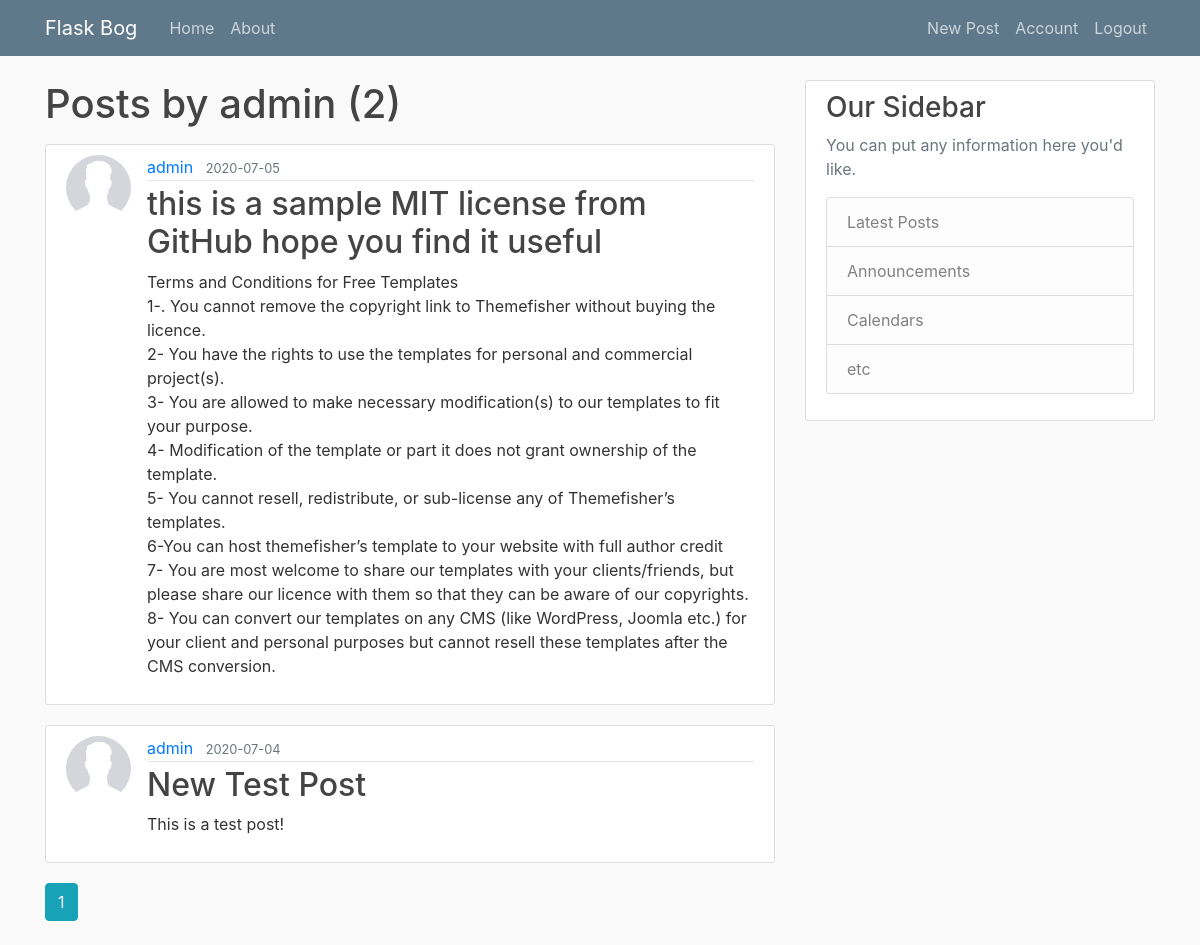
The app's page /user/admin (signed in) with its own data.
### flaskblog/models.py (models this page shows, shortened)
class User(db.Model, UserMixin):
    id = db.Column(db.Integer, primary_key=True)
    username = db.Column(db.String(20), unique=True, nullable=False)
    email = db.Column(db.String(120), unique=True, nullable=False)
    image_file = db.Column(db.String(20), nullable=False, default=f'default ({img_num}).jpg')
    password = db.Column(db.String(60), nullable=False)
    posts = db.relationship('Post', backref='author', lazy=True)

class Post(db.Model):
    id = db.Column(db.Integer, primary_key=True)
    title = db.Column(db.String(100), nullable=False)
    date_posted = db.Column(db.DateTime,nullable=False, default=datetime.utcnow)
    content = db.Column(db.Text, nullable=False)
    user_id = db.Column(db.Integer, db.ForeignKey('user.id'), nullable=False)

### flaskblog/routes.py (the view)
@app.route('/user/<string:username>')
def user_posts(username):
    page = request.args.get('page', 1, type=int)
    user = User.query.filter_by(username=username).first_or_404()
    posts = Post.query.filter_by(author=user)\
        .order_by(Post.date_posted.desc()).\
        paginate(page=page, per_page=5)
    return render_template('user_posts.html', posts=posts, user=user)

### flaskblog/models.py (called while the page is built)
@login_manager.user_loader
def load_user(user_id):
    return User.query.get(int(user_id))

### flaskblog/templates/user_posts.html
{% extends "layout.html" %}
{% block content %}
<h1 class="mb-3">Posts by {{ user.username }} ({{ posts.total }})</h1>
    {% for post in posts.items %}
        <article class="media content-section">
        <img src="{{ url_for('static', filename='images/' + post.author.image_file) }}" alt="user image" class="rounded-circle article-img">
        <div class="media-body">
            <div class="article-metadata">
            <a class="mr-2" href="{{ url_for('user_posts', username=post.author.username )}}">{{ post.author.username }}</a>
            <small class="text-muted">{{ post.date_posted.strftime('%Y-%m-%d') }}</small>
            </div>
            <h2><a class="article-title" href="{{ url_for('post', post_id=post.id) }}">{{ post.title }}</a></h2>
            <p class="article-content">{{ post.content }}</p>
        </div>
        </article>
    {% endfor %}
  {% for page_num in posts.iter_pages(left_edge=1, right_edge=1, left_current=1, right_current=2): %}
    {% if page_num: %}
      {% if posts.page == page_num:%}
        <a href="{{ url_for('user_posts', username=user.username, page=page_num) }}" class="btn btn-info mb-4">{{ page_num }}</a>
      {% else %}
        <a href="{{ url_for('user_posts', username=user.username, page=page_num) }}" class="btn btn-outline-info mb-4">{{ page_num }}</a>
      {% endif %}
    {% else %}
      ...
    {% endif %}
  {% endfor %}
{% endblock content %}

### flaskblog/static/main.css (style rules this page uses)
body { background: #fafafa; color: #333333; margin-top: 5rem; }
h1, h2, h3, h4, h5, h6 { color: #444444; }
.content-section { background: #ffffff; padding: 10px 20px; border: 1px solid #dddddd; border-radius: 3px; margin-bottom: 20px; }
.article-title { color: #444444; }
.article-content { white-space: pre-line; }
.article-img { height: 65px; width: 65px; margin-right: 16px; }
.article-metadata { padding-bottom: 1px; margin-bottom: 4px; border-bottom: 1px solid #e3e3e3; }

### records on screen
User: username "admin"
Post: image_file (placeholder picture), author.username "admin", date_posted "2020-07-05", title "this is a sample MIT license from GitHub hope you find it useful", content "Terms and Conditions for Free Templates 1-. You cannot remove the copyright link to Themefisher without buying the licence. 2- You have the rights to use the templates for personal and commercial project(s). 3- You are allowed to make necessary modification(s) to our templates to fit your purpose. 4- Modification of the template or part it does not grant ownership of the template. 5- You cannot resell, redistribute, or sub-license any of Themefisher’s templates. 6-You can host themefisher’s template to your website with full author credit 7- You are most welcome to share our templates with your clients/friends, but please share our licence with them so that they can be aware of our…"
Post: image_file (placeholder picture), author.username "admin", date_posted "2020-07-04", title "New Test Post", content "This is a test post!"

### other values on screen
{{ posts.total }} "2"
{{ page_num }} "1"
